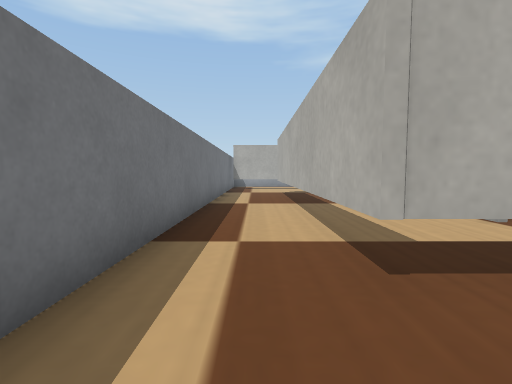
View 1 (above)

18 first-person views from a walk through a Webots world. The camera is 0.05 m above the floor, tilts 4° down and sees 85° across. The floor is counted in squares, 0.05 m on a side. Each view is taken from the middle of a square. On the plan, view 1 faces up. The plan holds only what a view shows up to about 11 squares ahead; the rest is blank. Robots are left out. Simple shapes and patterns stand in for the simulator's stock objects.

View 2
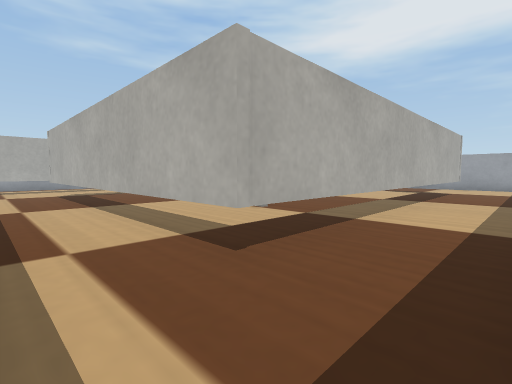

View 3
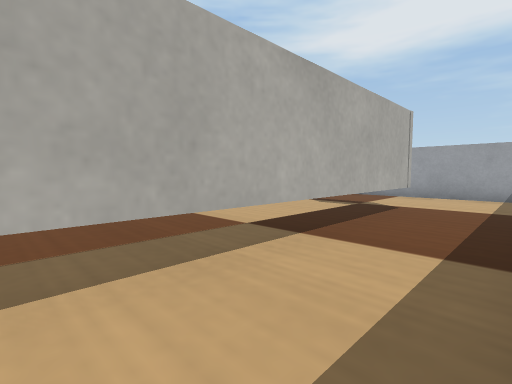

View 4
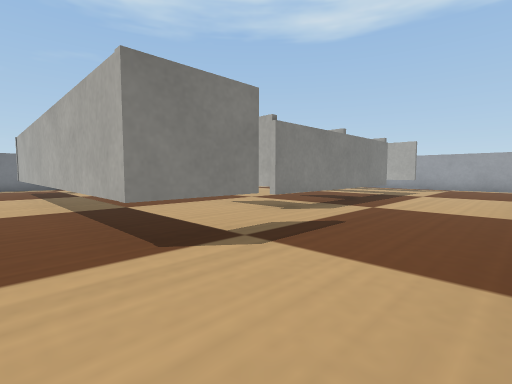

View 5
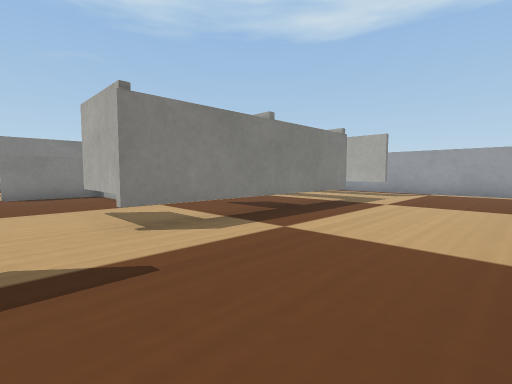

View 6
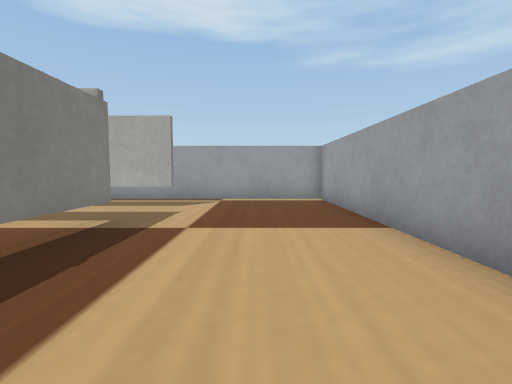

View 7
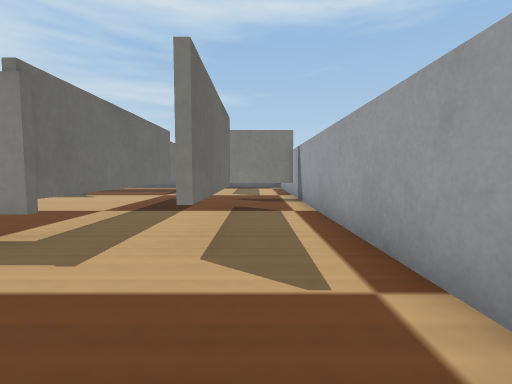

View 8
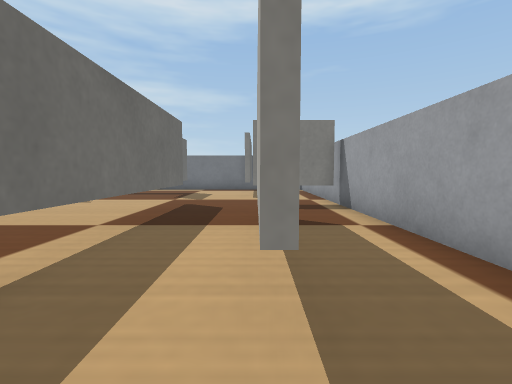

View 9
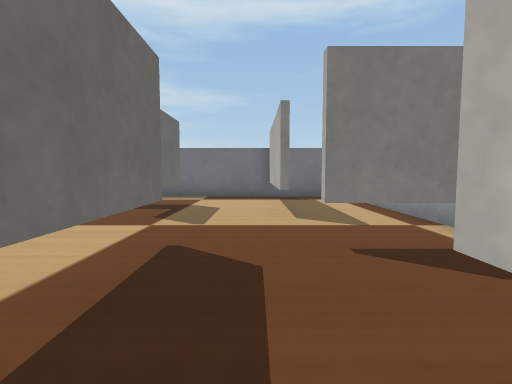

View 10
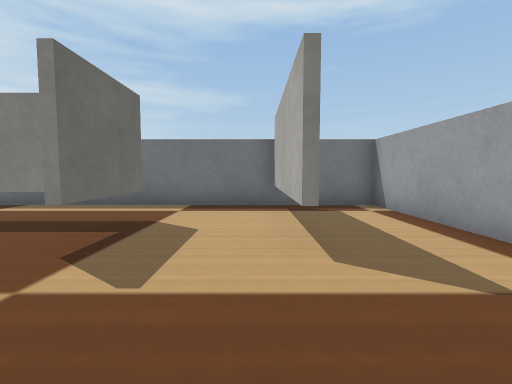

View 11
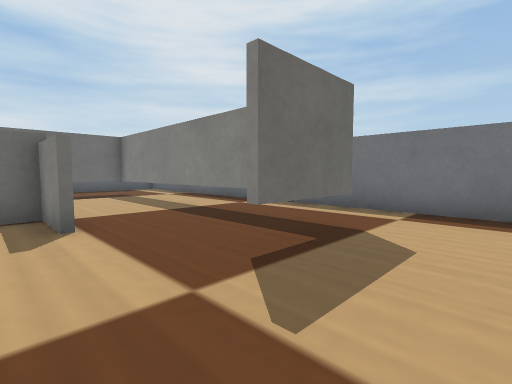

View 12
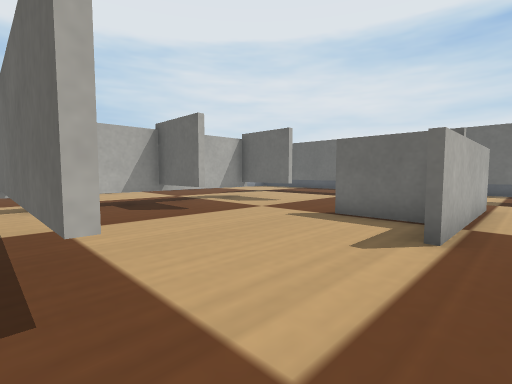

View 13
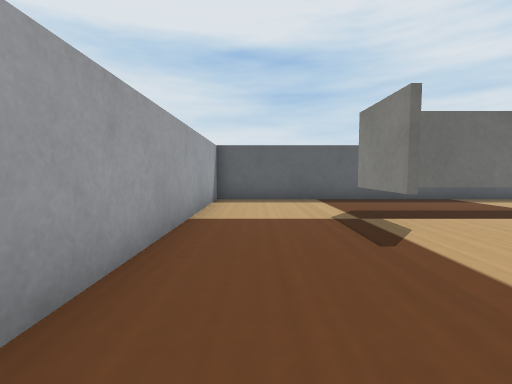

View 14
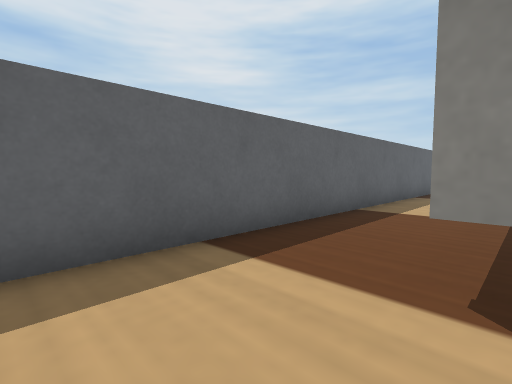

View 15
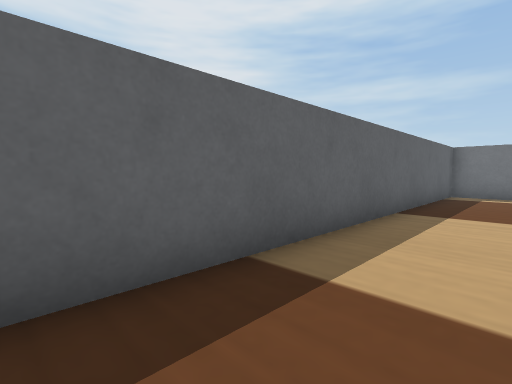

View 16
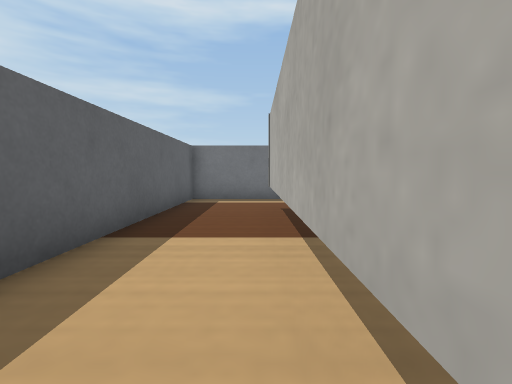

View 17
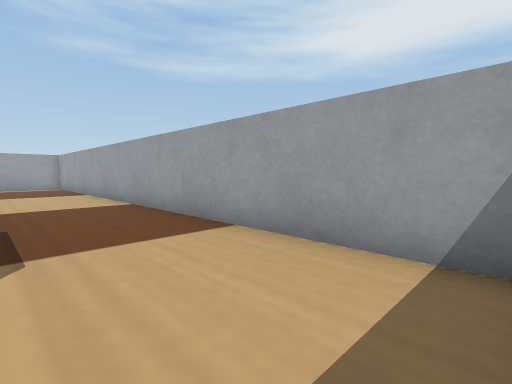

View 18
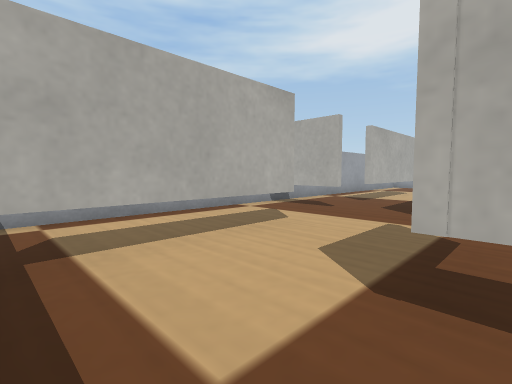

### Floor plan
Key: @ floor where view 1 was taken; # wall or solid block; . floor; T thing the floor can be seen under or through.
Columns run from 2 left of view 1 to 19 right of it. Each row starts with its distance up from view 1.
 20 ######################
 19 #.......T............#
 18 #.......T............#
 17 ##TTTT..T..#####.....#
 16 #....................#
 15 #.......TTTTTTTT.....#
 14 #..............T.....#
 13 #..TTT.........T.....#
 12 #..T...........T.....#
 11 #..T.........TTT.....#
 10 #..T...#.......T.....#
  9 #..T...###.....T.....#
  8 #..T...#.......T.....#
  7 #..T...#.....TTT.....#
  6 #..T...#.............#
  5 #..T.................#
  4 #..T............T....#
  3 #..TTTTTTTTTTTTTT....#
  2 #....................#
  1 #....................#
  0 #.@..................#
 -1 ######################

Positions as (right, up) in squares from view 1, and headings:
1: (0, 0), facing up
2: (-1, 0), facing up-right
3: (6, 0), facing up-right
4: (18, 1), facing up-left
5: (18, 5), facing up-left
6: (16, 9), facing up
7: (17, 18), facing left
8: (15, 17), facing left
9: (10, 16), facing left
10: (7, 16), facing left
11: (6, 16), facing down-left
12: (4, 15), facing down-right
13: (17, 10), facing down
14: (17, 3), facing down-left
15: (12, 2), facing down-left
16: (9, 2), facing left
17: (15, 0), facing up-right
18: (-1, 13), facing up-right
